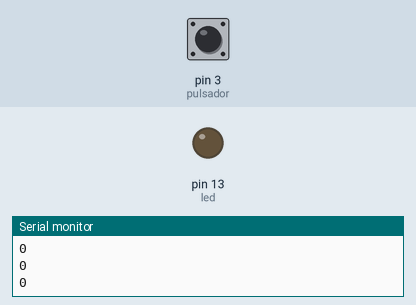
Simulated run of this sketch. Board: Arduino Uno, built with avr-gcc and run on an emulated ATmega328P. Parts: output pins drawn as LEDs (lit = HIGH), the last lines printed to the serial monitor. The inputs (shaded band) are chosen by the test bench; at power-on: pin 3 (pulsador) LOW.

Above: at 2.8 s.
2.9 s: pin 3 (pulsador) pulled HIGH for 1.2 s
At 4.4 s:
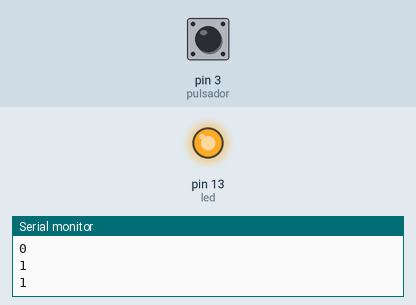
6.5 s: pin 3 (pulsador) pulled HIGH for 3.2 s
At 10.9 s:
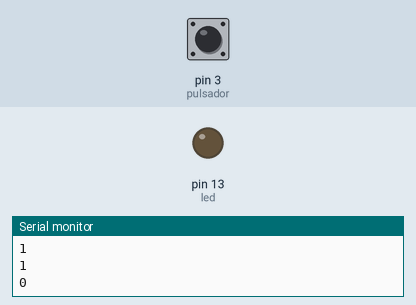
Timing chart, 0 to 12.4 s (numbered marks = the images above; inputs shaded):
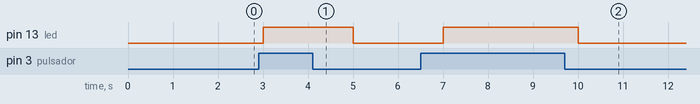

The sketch:

led-with-push-button.ino
```cpp
// ============================================================
// Laboratorio: LED con Pulsador
// Enciende el LED cuando se presiona el botón
// ============================================================

// Pin del pulsador
int pulsador = 3;
// Pin del LED
int led = 13;
// Estado leído del pulsador
int valPul;

// CONFIGURACIÓN INICIAL
void setup() {
  // Iniciar comunicación serial
  Serial.begin(9600);
  // Configurar el LED como salida
  pinMode(led, OUTPUT);
  // Configurar el pulsador como entrada
  pinMode(pulsador, INPUT);
}

// PROGRAMA PRINCIPAL
void loop() {
  // Leer el estado del pulsador
  valPul = digitalRead(pulsador);

  // Mostrar el estado por monitor serial
  Serial.println(valPul);

  // Si el pulsador está presionado, encender el LED
  if (valPul == HIGH) {
    digitalWrite(led, HIGH);
  } else {
    // Si no está presionado, apagar el LED
    digitalWrite(led, LOW);
  }

  // Esperar un segundo antes del siguiente ciclo
  delay(1000);
}
```

Measured:
- after the input at 2.9 s, pin 13 (led): LOW → HIGH after 0.10 s, → LOW 2.0 s later
- after the input at 6.5 s, pin 13 (led): LOW → HIGH after 0.50 s, → LOW 3.0 s later
